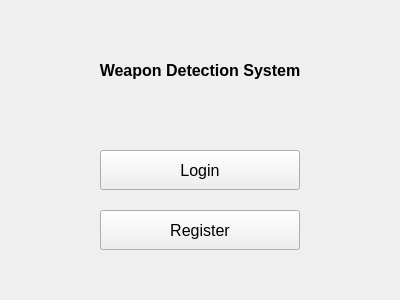
<?xml version="1.0" encoding="UTF-8"?>
<ui version="4.0">
 <class>MainWindow</class>
 <widget class="QMainWindow" name="MainWindow">
  <property name="geometry">
   <rect>
    <x>0</x>
    <y>0</y>
    <width>400</width>
    <height>300</height>
   </rect>
  </property>
  <property name="windowTitle">
   <string>Weapon Detection System - Login</string>
  </property>
  <widget class="QWidget" name="centralwidget">
   <widget class="QLabel" name="label_title">
    <property name="geometry">
     <rect>
      <x>50</x>
      <y>50</y>
      <width>300</width>
      <height>40</height>
     </rect>
    </property>
    <property name="text">
     <string>Weapon Detection System</string>
    </property>
    <property name="alignment">
     <set>Qt::AlignCenter</set>
    </property>
    <property name="font">
     <font>
      <pointsize>12</pointsize>
      <weight>75</weight>
      <bold>true</bold>
     </font>
    </property>
   </widget>
   <widget class="QPushButton" name="login_button">
    <property name="geometry">
     <rect>
      <x>100</x>
      <y>150</y>
      <width>200</width>
      <height>40</height>
     </rect>
    </property>
    <property name="text">
     <string>Login</string>
    </property>
    <property name="font">
     <font>
      <pointsize>12</pointsize>
     </font>
    </property>
   </widget>
   <widget class="QPushButton" name="register_button">
    <property name="geometry">
     <rect>
      <x>100</x>
      <y>210</y>
      <width>200</width>
      <height>40</height>
     </rect>
    </property>
    <property name="text">
     <string>Register</string>
    </property>
    <property name="font">
     <font>
      <pointsize>12</pointsize>
     </font>
    </property>
   </widget>
  </widget>
 </widget>
 <resources/>
 <connections/>
</ui>
